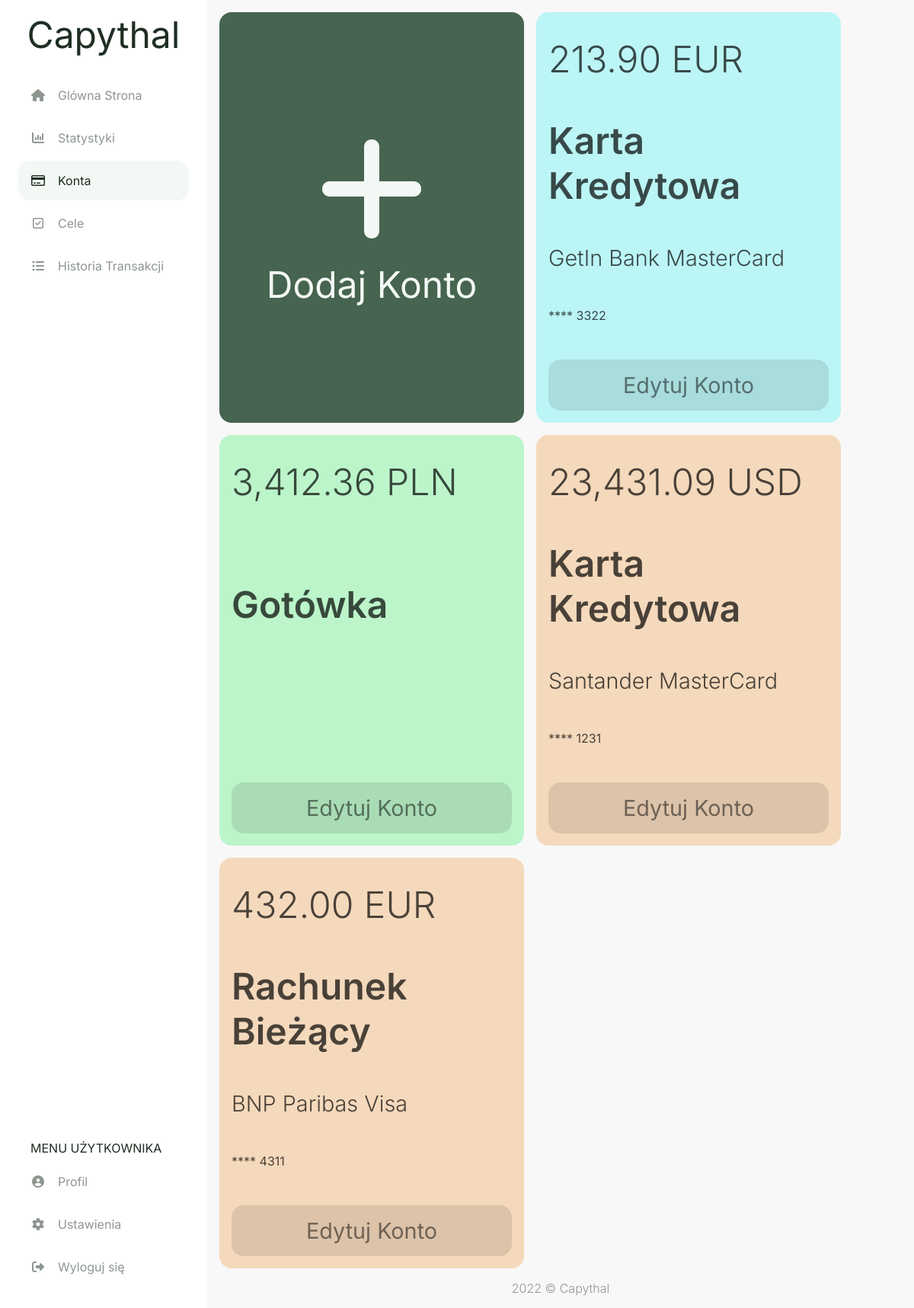
Page /accounts (signed in) on the earlier database version.
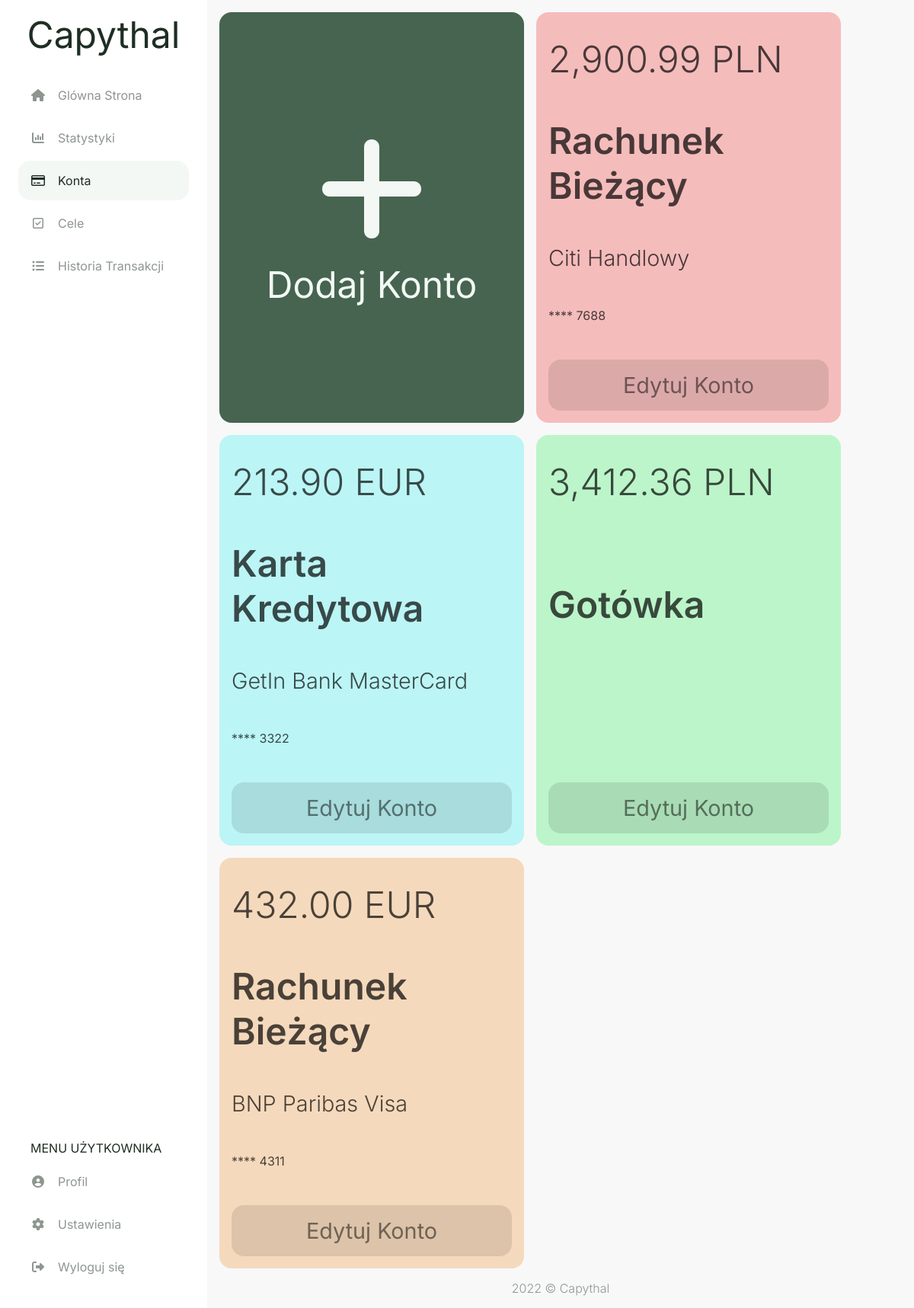
Same page on the later database version.
### capythal/models.py (models this page shows, shortened)
class account(db.Model):
    id = db.Column(db.Integer, primary_key=True)
    user_id = db.Column(db.Integer, db.ForeignKey('user.id'), nullable=False)
    currency_id = db.Column(db.Integer, db.ForeignKey('currency.id'), nullable=False)
    card_id = db.Column(db.Integer, db.ForeignKey('card.id'))
    acc_type_id = db.Column(db.Integer, db.ForeignKey('acc_type.id'), nullable=False)
    style_id = db.Column(db.Integer, db.ForeignKey('style.id'), nullable=False)
    amount = db.Column(db.Float(20,2), default = 0)
    card_number = db.Column(db.String(4))
    fin_inst = db.Column(db.String(20))
    transaction = db.relationship("transaction", backref="account", lazy=True)
    settings = db.relationship("settings", back_populates="account", uselist=False)
    goal = db.relationship("goal", backref="account", lazy=True)

class currency(db.Model):
    id = db.Column(db.Integer, primary_key=True)
    name = db.Column(db.String(20), nullable=False)
    account = db.relationship("account", backref="currency", lazy=True)
    settings = db.relationship("settings", backref="currency", lazy=True)

class acc_type(db.Model):
    id = db.Column(db.Integer, primary_key=True)
    name = db.Column(db.String(20), nullable=False)
    account = db.relationship("account", backref="acc_type", lazy=True)

class card(db.Model):
    id = db.Column(db.Integer, primary_key=True)
    name = db.Column(db.String(20), nullable=False)
    account = db.relationship("account", backref="card", lazy=True)

### capythal/routes.py (the view, shortened to what this page needs)
@app.route('/accounts', methods=['GET', 'POST'])
@login_required
def accounts():
    form_add = addAccForm()
    form_edit = editAccForm()
    accounts = db.session.query(account,currency,card,acc_type,style).join(currency).join(card).join(acc_type).join(style).filter(account.user_id == current_user.id)
    if form_edit.deleteAcc.data and form_edit.validate():
        db.session.execute(
            delete(account)
            .where((account.id == form_edit.account_id.data) & (account.user_id == current_user.id)))
        db.session.commit()
        return redirect(url_for('accounts'))
    return render_template("accounts.html", accounts = accounts, form_add = form_add, form_edit = form_edit)

### capythal/models.py (called while the page is built)
@login_manager.user_loader
def load_user(user_id):
    return user.query.get(int(user_id))

### capythal/routes.py (called while the page is built)
@app.template_filter()
def currencyFormat(value):
    value = float(value)
    return "{:,.2f}".format(value)

### capythal/templates/accounts.html (shortened to what this page needs)
{% extends "layout.html" %}
{% set active_page = "accounts" %}
{% block head %}
  {{ super() }}
  <link rel="stylesheet" href="{{ url_for('static', filename='css/accounts.css') }}">
  <link rel="stylesheet" href="{{ url_for('static', filename='css/modals/account-modal.css') }}">
{% endblock %}
{% block content %}
<div class="accounts-flexbox">
  <a href="#modal-add" class="account-add bg-main-btn fc-main-btn">
    <span class="account-plus-sign fa fa-plus"></span>
    <span class="fs-1">Dodaj Konto</span>
  </a>
  {% for account,currency,card,acc_type,style in accounts %}
    <div class="account-info style-{{ style.name }}">
      <span class="fs-1 fw-light">{{ account.amount | currencyFormat }} {{ currency.name }}</span>
      <span class="fs-1 fw-semibold">{{ acc_type.name }}</span>
      <span class="fs-2 fw-light">
        {% if account.fin_inst %}{{ account.fin_inst }}{% endif %} {% if card.name %}{{ card.name }}{% endif %}
      </span>
      {% if account.card_number %}
      <span class="fs-4">**** {{ account.card_number }}</span>
      {% endif %}
      <a href="#modal{{ account.id }}" class="account-edit" value=1>
        <span class="fs-2">Edytuj Konto</span>
      </a>
    </div>
  {% endfor %}
</div>
{% endblock %}

### capythal/templates/layout.html (shortened to what this page needs)
<!doctype html>
<html lang="pl">
  <head>
    {% block head %}
    <link rel="stylesheet" href="{{ url_for('static', filename='css/style.css') }}">
    {% endblock %}
  </head>
  <body>
    <aside id="navbar" class="navbar">
      <a class="logo fs-1" href="{{ url_for('home') }}">Capythal</a>
      <ul class="navbar-list-top">
        <li class="menu-button {{ 'active' if active_page == 'home' else '' }}">
          <a href="{{ url_for('home') }}" class="menu-button-link">
            <span class="fa fa-fw fa-home my-auto"></span>
            <span class="ml-1 fs-4">Glówna Strona</span>
          </a>
        </li>
        <li class="menu-button {{ 'active' if active_page == 'stats' else '' }}">
          <a href="{{ url_for('stats') }}" class="menu-button-link">
            <span class="fa fa-fw fa-bar-chart my-auto"></span>
            <span class="ml-1 fs-4">Statystyki</span>
          </a>
        </li>
        <li class="menu-button {{ 'active' if active_page == 'accounts' else '' }}">
          <a href="{{ url_for('accounts') }}" class="menu-button-link">
            <span class="fa fa-fw fa-credit-card my-auto"></span>
            <span class="ml-1 fs-4">Konta</span>
          </a>
        </li>
        <li class="menu-button {{ 'active' if active_page == 'goals' else '' }}">
          <a href="{{ url_for('goals') }}" class="menu-button-link">
            <span class="fa fa-fw fa-check-square-o my-auto"></span>
            <span class="ml-1 fs-4">Cele</span>
          </a>
        </li>
        <li class="menu-button {{ 'active' if active_page == 'history' else '' }}">
          <a href="{{ url_for('history') }}" class="menu-button-link">
            <span class="fa fa-fw fa-list-ul my-auto"></span>
            <span class="ml-1 fs-4">Historia Transakcji</span>
          </a>
        </li>
      </ul>
      <ul class="navbar-list-bottom">
        <li class="nav-item">
          <span class="ml-1 fs-4">MENU UŻYTKOWNIKA</span>
        </li>
        <li class="menu-button">
          <a href="{{ url_for('userpage') }}" class="menu-button-link">
            <span class="fa fa-fw fa-user-circle my-auto"></span>
            <span class="ml-1 fs-4">Profil</span>
          </a>
        </li>
        <li class="menu-button">
          <a href="" class="menu-button-link">
            <span class="fa fa-fw fa-cog my-auto"></span>
            <span class="ml-1 fs-4">Ustawienia</span>
          </a>
        </li>
        <li class="menu-button">
          <a href="{{ url_for('logout') }}" class="menu-button-link">
            <span class="fa fa-fw fa-sign-out my-auto"></span>
            <span class="ml-1 fs-4">Wyloguj się</span>
          </a>
        </li>
      </ul>
    </aside>
    <main class="main-content">
      {%block content%}
      {%endblock%}
    </main>
    <footer class="fc-secondary fw-light">
      2022 © Capythal
    </footer>
  </body>
</html>

### capythal/static/css/style.css (style rules this page uses)
html, body { padding: 0; margin: 0; }
html { height: 100%; font-family: 'Inter', sans-serif; width: 100%; }
body { background-color: #F8F8F8; color: #1F2E23; min-height: 100vh; display: flex; flex-direction: column; }
* { box-sizing: border-box; }
aside { background-color: #FFFFFF; }
a { color: #1F2E23; cursor: pointer; text-decoration: none; }
.bg-main-btn { background-color: #46644F; }
.style-red { color: hsl(0, 18%, 33%); background-color: hsl(0, 75%, 85%); }
.style-orange { color: hsl(30, 18%, 33%); background-color: hsl(30, 75%, 85%); }
.style-green { color: hsl(135, 18%, 33%); background-color: hsl(135, 75%, 85%); }
.style-cyan { color: hsl(180, 18%, 33%); background-color: hsl(180, 75%, 85%); }
.fc-secondary { color: #8E9690; }
.fc-main-btn { color: #F3F8F5; }
.fw-light { font-weight: 300 !important; }
.fw-semibold { font-weight: 600 !important; }
.ml-1 { margin-left: 1rem !important; }
.my-auto { margin: auto 0; }
.navbar { transition: all 0.4s ease-in-out; }
.main-content { height: 100%; }
.navbar { display: flex; flex-direction: column; position: fixed; top: 0; bottom: 0; width: 0; opacity: 0; height: 100%; max-width: 75%; overflow-y: auto; z-index: 101; }
.logo { display: none; margin: 1rem auto 0; }
.navbar-list-top, .navbar-list-bottom { width: 100%; padding: 1.5rem; list-style: none }
.navbar-list-top { margin-top: 0; margin-bottom: auto; }
.navbar-list-bottom { margin-bottom: 0; }
.nav-item { margin: 0.5rem 0; }
.active { border-radius: 1rem; background-color: #F3F8F5; }
.active a { color: #1F2E23 !important; }
.menu-button a { margin-bottom: 0.25rem; color: #8E9690; }
.menu-button-link { display: flex; padding: 1rem; }
footer { margin-top: auto; display: flex; margin-bottom: 1rem; justify-content: center; }
.fs-1 { font-size: 2rem; }
.fs-2 { font-size: 1.5rem; }
.fs-4 { font-size: 0.8rem; }
@media (min-width: 500px) { .fs-1 { font-size: 3rem; } }
@media (min-width: 500px) { .fs-2 { font-size: 2rem; } }
@media (min-width: 500px) { .fs-4 { font-size: 1.2rem ; } }
@media (min-width: 800px) { .navbar { width: 100%; opacity: 1; max-width: 17rem; } }
@media (min-width: 800px) { footer { margin-left: 17rem; } }
@media (min-width: 800px) { .add-tr, .logo { display: block; } }
@media (min-width: 800px) { .main-content { margin-left: 17rem; } }
@media (min-width: 800px) { .fs-1 { font-size: 3rem; } }
@media (min-width: 800px) { .fs-2 { font-size: 1.8rem; } }
@media (min-width: 800px) { .fs-4 { font-size: 1rem; } }

### capythal/static/css/accounts.css (style rules this page uses)
.accounts-flexbox { padding: 1rem; display: flex; gap: 1rem; flex-wrap: wrap; }
.account-add, .account-info { flex: 1 0 100%; border-radius: 1rem; display: flex; flex-direction: column; }
.account-add { padding: 3.5rem; justify-content: center; align-items: center; gap: 1rem; }
.account-plus-sign { font-size: 10rem; }
.account-info { padding: 2rem 1rem 1rem; justify-content: space-between; gap: 3rem; color: rgba(0, 0, 0, 0.7); word-wrap: break-word; }
.account-edit { padding: 1rem; border-radius: 1rem; color: rgba(0, 0, 0, 0.5); background-color: rgba(0, 0, 0, 0.1); }
.account-edit > span { display: flex; justify-content: center; }
@media (min-width: 1100px) { .account-add, .account-info { max-width: 25rem; } }

Differences in the rows shown:
removed account: amount "23,431.09", name "USD", name "Karta Kredytowa", fin_inst "Santander", name "MasterCard", card_number "1231"
added account: amount "2,900.99", name "PLN", name "Rachunek Bieżący", fin_inst "Citi Handlowy", card_number "7688"
